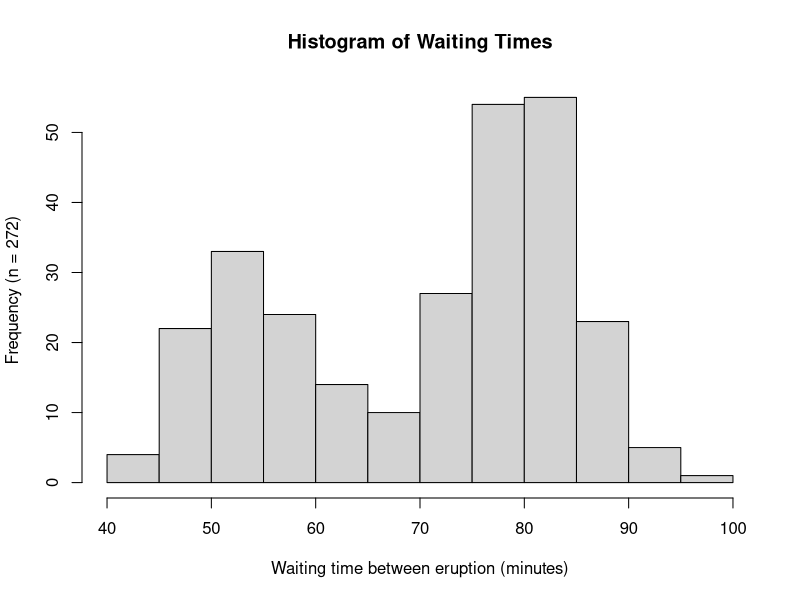
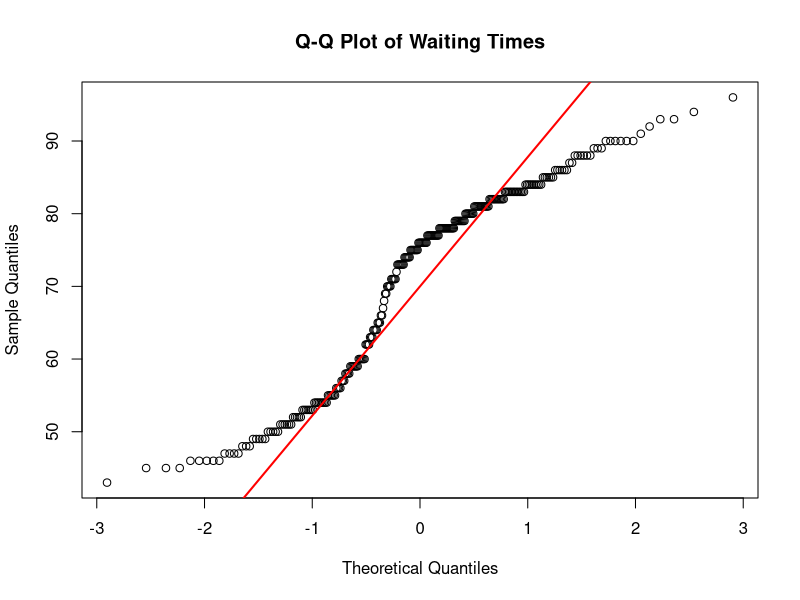
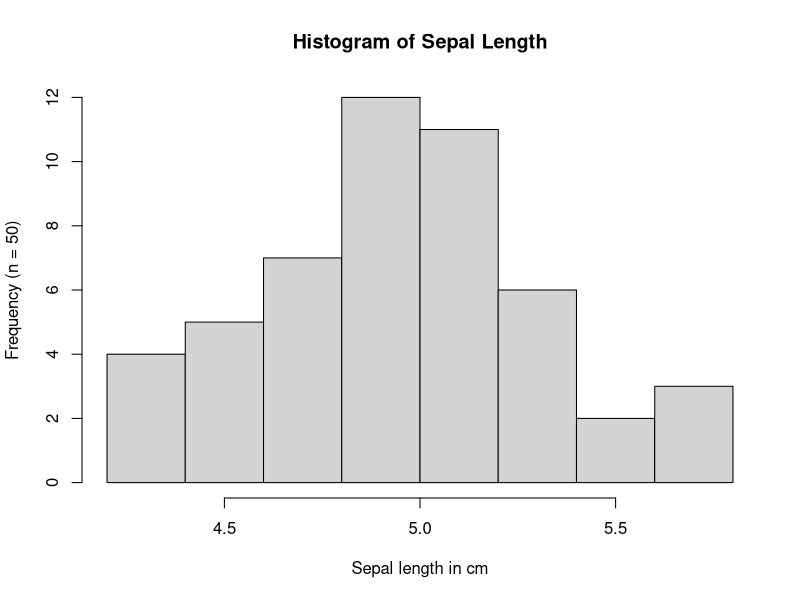
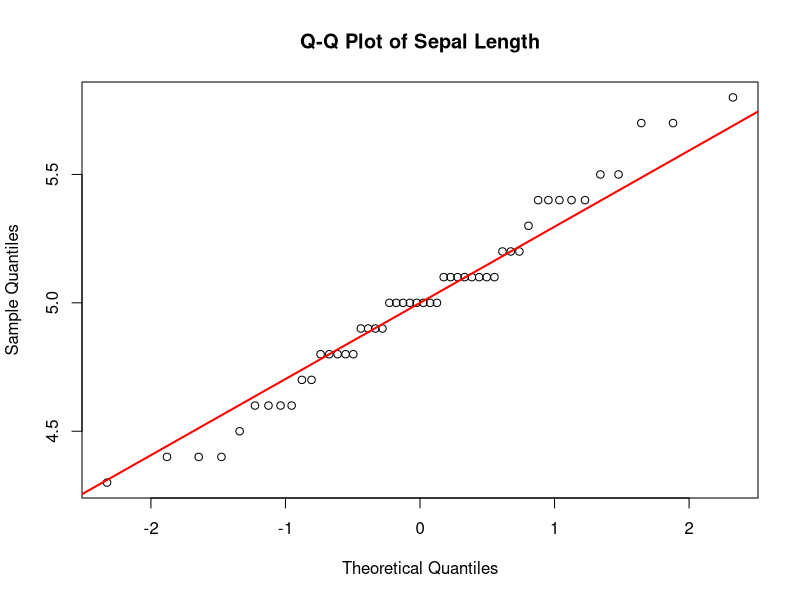

R code for these plots, in order:
## ---- chunk 1
#| label: fig-faithful
#| fig-cap: "Histogram and Q-Q plot for the waiting time between eruptions of the Old Faithful geyser in yellowstone national park, WY."
#| fig-subcap:
#|   - "Histogram"
#|   - "Q-Q Plot"
#| layout-ncol: 2

# Histogram of waiting times
hist(faithful$waiting,
     main = "Histogram of Waiting Times",
     ylab = paste0("Frequency (n = ", length(faithful$waiting), ")"),
     xlab = "Waiting time between eruption (minutes)")

# Q-Q plot of waiting times
qqnorm(faithful$waiting,
       main = "Q-Q Plot of Waiting Times")
qqline(faithful$waiting, col = "red", lwd = 2)
## ---- chunk 2
#| label: fig-iris3
#| fig-cap: "Histogram and Q-Q plot of sepal length of setosa irises in cm."
#| fig-subcap:
#|   - "Histogram"
#|   - "Q-Q Plot"
#| layout-ncol: 2

# Histogram of waiting times
hist(iris3[, "Sepal L.", "Setosa"],
     main = "Histogram of Sepal Length",
     ylab = paste0("Frequency (n = ", 
                   length(iris3[, "Sepal L.", "Setosa"]), ")"),
     xlab = "Sepal length in cm")

# Q-Q plot of waiting times
qqnorm(iris3[, "Sepal L.", "Setosa"],
       main = "Q-Q Plot of Sepal Length")
qqline(iris3[, "Sepal L.", "Setosa"], col = "red", lwd = 2)
